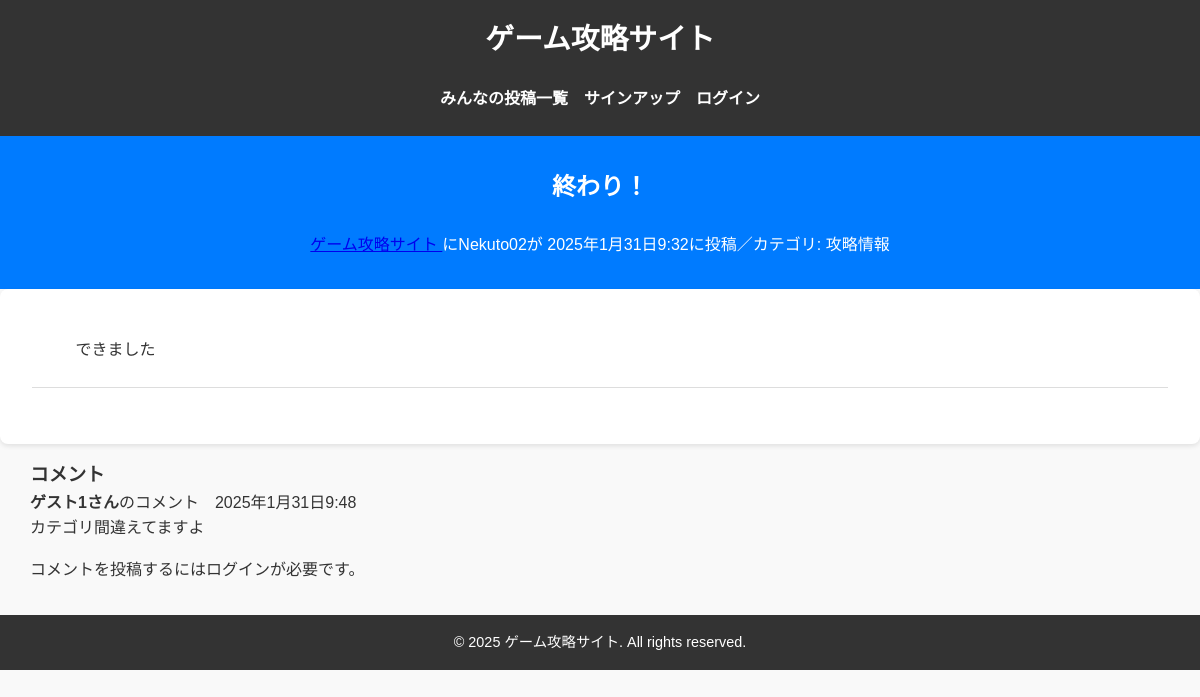
The page /post/13/ on the database its author committed.
### kouryakuapp/models.py (models this page shows, shortened)
class KouryakuPost(models.Model):
    title = models.CharField(
        verbose_name='タイトル',
        max_length=200
        )
    content = models.TextField(
        verbose_name='本文'
        )
    user = models.ForeignKey(
        CustomUser,
        on_delete=models.PROTECT,
        related_name='voice_user'
        )
    posted_at = models.DateTimeField(
        verbose_name = '投稿日時',
        auto_now_add=True
        )
    category = models.ForeignKey(
        Category,
        verbose_name='カテゴリ',
        on_delete=models.PROTECT
        )
    like_num = models.IntegerField(
        default=0
        )
    class Meta:
        ordering = ['-posted_at']

class Category(models.Model):
    title = models.CharField(
        verbose_name='カテゴリ',
        max_length=20
    )
    def __str__ (self):
        return self.title

class Comment(models.Model):
    user_name = models.ForeignKey(
        CustomUser,
        on_delete=models.PROTECT,
        related_name='comment_user'
        )
    message = models.TextField(
        '本文'
        )
    target = models.ForeignKey(
        KouryakuPost,
        on_delete=models.CASCADE,
        verbose_name='対象記事',
        related_name='comments'
        )
    comment_at = models.DateTimeField(
        '作成日',
        auto_now_add=True
        )

### accounts/models.py (models this page shows)
class CustomUser(AbstractUser):
    pass

### kouryakuapp/views.py (the view)
# urls.py: path('post/<int:pk>/', KouryakuPostDetailView.as_view(), name='detail'),
class KouryakuPostDetailView(DetailView):
    model = KouryakuPost
    template_name = "detail.html"
    context_object_name = "object"

### kouryakuapp/templates/detail.html (shortened to what this page needs)
{% extends 'base.html' %}
{% load static %}
{% block header %}
<h1>ゲーム攻略サイト</h1>
<nav>
    <ul>
        <li><a href="{% url 'kouryakuapp:index' %}">みんなの投稿一覧</a></li>
        {% if user.is_authenticated %}
        <li><a href="{% url 'kouryakuapp:mypage' %}">マイページ</a></li>
        <li><a href="{% url 'kouryakuapp:post' %}">投稿</a></li>
        <li><a href="{% url 'password_reset' %}">パスワードリセット</a></li>
        <li><a href="{% url 'accounts:logout' %}">ログアウト</a></li>
        {% else %}
        <li><a href="{% url 'accounts:signup' %}">サインアップ</a></li>
        <li><a href="{% url 'accounts:login' %}">ログイン</a></li>
        {% endif %}
    </ul>
</nav>
{% endblock %}
{% block upper %}
<section id="home" class="hero">
    <h1>{{object.title}}</h1>
    <br>
    <a href={% url 'kouryakuapp:index' %}>
        ゲーム攻略サイト
    に{{object.user}}が
    {{object.posted_at}}に投稿／カテゴリ:
    <a>{{object.category}}</a>
</section>
{% endblock %}
{% block contents %}
<article class="mb-4">
    <div class="container px-4 px-lg-5">
        <div class="row gx-4 gx-lg-5 justify-content-center">
            <div class="col-md-10 col-lg-8 col-xl-7">
                <p>{{object.content}}</p>
            </div>
        </div>
    </div>
</article>
{% endblock %}
{% block under %}
<div class="container">
    <h3 class="comment-title">コメント</h3>
    {% for comment in object.comments.all %}
    <div class="comment-list">
        <div class='border-bottom'><strong>{{ comment.user_name }}さん</strong>のコメント　{{ comment.comment_at }}
        </div>
        <div class='mt-2'>{{ comment.message | linebreaks | urlize }}</div>
    </div>
    {% empty %}
    <p>コメントはありません</p>
    {% endfor %}
    {% if user.is_authenticated %}
    <a href="{% url 'kouryakuapp:comment_create' object.pk %}">コメントを追加</a>
    {% else %}
    <p>コメントを投稿するにはログインが必要です。</p>
    {% endif %}
</div>
{% endblock %}

### static/css/styles.css (style rules this page uses)
body, h1, h2, h3, p, ul, li, a, form, input, textarea, button { margin: 0; padding: 0; box-sizing: border-box; }
body { font-family: 'Arial', sans-serif; line-height: 1.6; color: #333; background-color: #f9f9f9; }
.container { width: 90%; max-width: 1200px; margin: 0 auto; }
header h1 { text-align: center; font-size: 2em; }
nav ul { display: flex; justify-content: center; list-style: none; margin-top: 1em; }
nav ul li { margin: 0 1em; }
nav ul li a { color: #fff; text-decoration: none; font-weight: bold; }
.hero { text-align: center; padding: 2em 0; background: #007BFF; color: #fff; }
.guide p { margin-bottom: 0.5em; }
.comment-list { list-style: none; padding: 0; margin-bottom: 1em; }
.justify-content-center { justify-content: center !important; }
.container { width: 95%; max-width: 1200px; margin: 0 auto; padding: 0 1rem; }
header h1 { font-size: 1.8rem; }
nav ul { display: flex; justify-content: center; list-style: none; flex-wrap: wrap; padding: 0; }
nav ul li { margin: 0.5em; }
nav ul li a { color: #fff; text-decoration: none; font-weight: bold; font-size: 1rem; }
.hero { text-align: center; padding: 2em 1em; background: #007BFF; color: #fff; }
.guide p { font-size: 1rem; margin-bottom: 0.5em; }

### rows shown on the page
KouryakuPost: title "終わり！", user "Nekuto02", posted_at "2025年1月31日9:32", category "攻略情報", content "できました"
Comment: user_name "ゲスト1", comment_at "2025年1月31日9:48", message "カテゴリ間違えてますよ"
